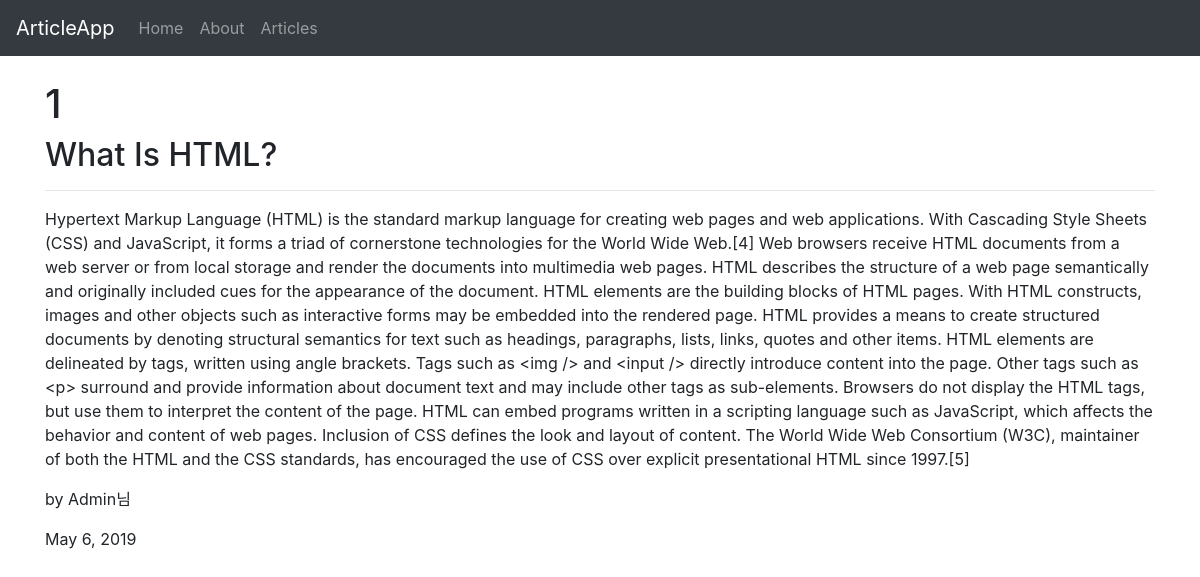
Page /article/articles/1 on the committed database.
### article/models.py (models this page shows, shortened)
class Article(models.Model):
    title = models.CharField(
        max_length=100,
        help_text='The title of the article.',
    )
    body = models.TextField(
        blank=True,  # Article can have blank body.
        help_text="The body text of the article.",
    )
    author = models.CharField(
        max_length=30,
        help_text="The name of the author who published the article.",
    )
    create_date = models.DateField(
        help_text="The date of the article.",
    )

### article/views.py (the view)
# urls.py: path('articles/<int:pk>', views.ArticleDetailView.as_view(), name='article-detail')
class ArticleDetailView(DetailView):
    model = Article

### article/templates/article/article_detail.html
{% extends 'article/base.html' %}
{% block content %}
    <div class="row">
        <div class="col-md-12">
            <h1>{{ article.id }}</h1>
            <h2>{{ article.title }}</h2>
            <hr/>
        </div>
    </div>
    <div class="row">
        <div class="col-md-12">
            <p>{{ article.body }}</p>
        </div>
    </div>
    <div class="row">
        <div class="col-md-12">
            <p>by {{ article.author }}님</p>
            <p>{{ article.create_date }}</p>
        </div>
    </div>
{% endblock %}

### article/templates/article/base.html (shortened to what this page needs)
<!doctype html>
<html lang="en">
<head>
    <link href="https://stackpath.bootstrapcdn.com/bootstrap/4.3.1/css/bootstrap.min.css" rel="stylesheet">
</head>
<body>
<nav class="navbar navbar-expand-md navbar-dark bg-dark fixed-top">
    <a class="navbar-brand" href="{% url 'index' %}">ArticleApp</a>
    <div class="collapse navbar-collapse" id="navbarsExampleDefault">
        <ul class="navbar-nav mr-auto">
            <li class="nav-item">
                <a class="nav-link" href="{% url 'index' %}">Home</a>
            </li>
            <li class="nav-item">
                <a class="nav-link" href="{% url 'about' %}">About</a>
            </li>
            <li class="nav-item">
                <a class="nav-link" href="{% url 'article-list' %}">Articles</a>
            </li>
        </ul>
    </div>
</nav>
<main role="main" class="container" style="padding-top: 5em">
    {% block content %}
    {% endblock %}
</main>
</body>
</html>

### rows in the picture
Article: id "1", title "What Is HTML?", body "Hypertext Markup Language (HTML) is the standard markup language for creating web pages and web applications. With Cascading Style Sheets (CSS) and JavaScript, it forms a triad of cornerstone technologies for the World Wide Web.[4] Web browsers receive HTML documents from a web server or from local storage and render the documents into multimedia web pages. HTML describes the structure of a web page semantically and originally included cues for the appearance of the document. HTML elements are the building blocks of HTML pages. With HTML constructs, images and other objects such as interactive forms may be embedded into the rendered page. HTML provides a means to create structured documents…", author "Admin", create_date "May 6, 2019"
